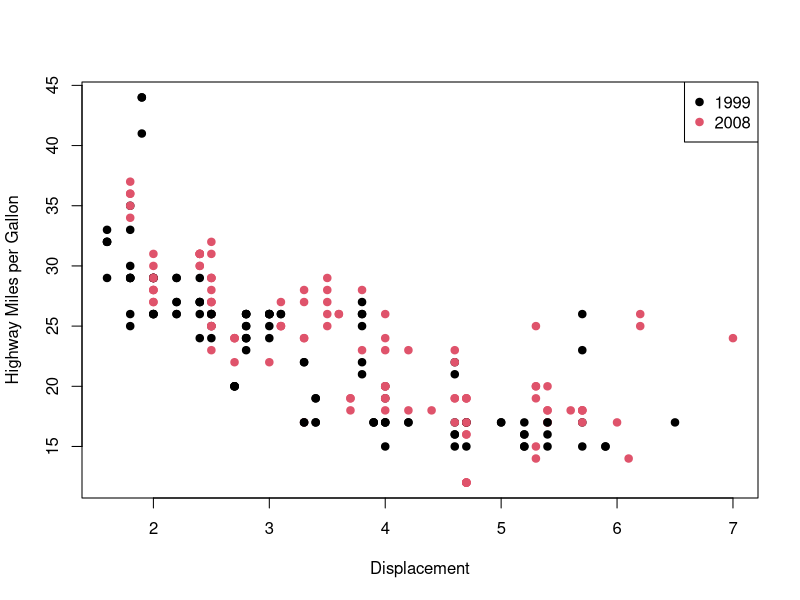

Here is the R script that generated this plot:
## ---- chunk 1
# Set a CRAN mirror for package installations
options(repos = c(CRAN = "https://cran.rstudio.com/"))
# Load necessary libraries
library(emmeans)
## ---- chunk 2
# Load the ggplot2 package to access the mpg dataset
library(ggplot2)

# Load the mpg dataset explicitly
data(mpg)

# Scatter plot with base R
plot(mpg$displ, mpg$hwy, col = as.factor(mpg$year), 
     xlab = "Displacement", ylab = "Highway Miles per Gallon", pch = 19)

# Add a legend to differentiate the years
legend("topright", legend = unique(mpg$year), col = unique(as.factor(mpg$year)), pch = 19)

# Use base R to filter the data where cyl equals 8
subset(mpg, cyl == '8')

## ---- chunk 3
# 1. Input the dimensions of the cylinder
height <- 3.2
radius <- 5.5

# 2. Use the formula to calculate the volume of a cylinder
volume <- pi * radius^2 * height

# 3. Round volume to 2 decimal places
rounded_volume <- round(volume, 2)

# Display the answer
rounded_volume

## ---- chunk 4
# Load the pwr package
library(pwr)

# Example: Calculate the required sample size (n)
# Using an effect size (d) of 0.5, power of 0.8, and significance level of 0.05
pwr.t.test(d = 0.5, power = 0.8, sig.level = 0.05, type = "two.sample")
## ---- chunk 5
# Your R code goes here
set.seed(123)
matrix_with_na <- matrix(sample(c(NA, 1:9), 9, replace = TRUE), nrow = 3)
copy_of_original <- matrix_with_na
matrix_with_na[1, 2] <- NA
matrix_with_na[2, 3] <- NA
matrix_with_na[3, 1] <- NA
print("Original Matrix with NAs:")
print(matrix_with_na)
list_with_values <- as.list(as.character(matrix(1:9, nrow = 3)))
print(list_with_values)
for (i in 1:3) {
  for (j in 1:3) {
    if (is.na(matrix_with_na[i, j])) {
      matrix_with_na[i, j] <- list_with_values[[(i - 1) * 3 + j]]
    }
  }
}
print("Matrix after filling NAs:")
print(matrix_with_na)
mean_matrix <- mean(copy_of_original, na.rm = TRUE)
mean_of_original_copy <- mean(copy_of_original, na.rm = TRUE)
print("Mean of original matrix copy (with NAs removed):")
print(mean_of_original_copy)
print("Mean of filled matrix:")
print(mean_matrix)
## ---- chunk 6
# Load necessary package
install.packages('emmeans')
library(emmeans)



run_anova_posthoc <- function() {
  # Perform ANOVA on the iris dataset
  anova_result <- aov(Sepal.Length ~ Species, data = iris)
  
  # Perform post-hoc test using emmeans
  posthoc_result <- emmeans(anova_result, pairwise ~ Species)
  
  # Extract comparisons as a data frame
  comparisons <- as.data.frame(posthoc_result$contrasts)
  
  # Creating the output data frame with correct column names
  comparisons_df <- data.frame(Species_Comparison = comparisons$contrast,
                               Estimate = comparisons$estimate,
                               P_Value = comparisons$p.value)
  
  return(comparisons_df)
}

run_anova_posthoc()

## ---- chunk 7
# Load necessary package for data wrangling
install.packages('dplyr')
library(dplyr)  # The dplyr package helps with data manipulation like grouping and summarizing data.

# Step 1: Calculate the overall mean of Sepal Length
overall_mean <- mean(iris$Sepal.Length)
# `mean()` is a base R function that calculates the average of all Sepal Length values.

# Step 2: Calculate the mean Sepal Length for each Species
species_means <- iris %>%
  group_by(Species) %>%            # `group_by()` (from dplyr) organizes data by Species.
  summarise(mean_sepal_length = mean(Sepal.Length))  # `summarise()` calculates the mean Sepal Length for each Species group.

# Step 3: Calculate the Total Sum of Squares (SST)
sst <- sum((iris$Sepal.Length - overall_mean)^2)
# The total sum of squares (SST) is calculated by squaring the differences between each Sepal Length and the overall mean, then adding them up.

# Step 4: Calculate the Sum of Squares Between Groups (SSB)
ssb <- sum(table(iris$Species) * (species_means$mean_sepal_length - overall_mean)^2)
# `table(iris$Species)` counts the number of each Species, and we multiply these counts by the squared differences between each Species mean and the overall mean.

# Step 5: Calculate the Sum of Squares Within Groups (SSW)
ssw <- sum((iris %>% 
              left_join(species_means, by = "Species") %>%  # `left_join()` (from dplyr) combines the species means with the original data based on Species.
              mutate(squared_diff = (Sepal.Length - mean_sepal_length)^2))$squared_diff)
# Here, `mutate()` (from dplyr) creates a new column for each row showing the squared difference between Sepal Length and the Species mean.

# Step 6: Calculate the Degrees of Freedom
df_between <- length(unique(iris$Species)) - 1  # Degrees of freedom between groups (number of species - 1)
df_within <- nrow(iris) - length(unique(iris$Species))  # Degrees of freedom within groups (total rows - number of species)

# Step 7: Calculate the Mean Squares
ms_between <- ssb / df_between  # Mean square between groups is the SSB divided by df_between.
ms_within <- ssw / df_within    # Mean square within groups is the SSW divided by df_within.

# Step 8: Calculate the F Statistic
f_statistic <- ms_between / ms_within
f_statistic  # Print the F statistic

## ---- chunk 8
# Step 1: Calculate the overall mean of Sepal Length
overall_mean <- mean(iris$Sepal.Length)
# The `mean()` function calculates the average value of Sepal Length for all flowers in the dataset.

# Step 2: Calculate the Sum of Squares Total (SST)
sst <- sum((iris$Sepal.Length - overall_mean)^2)
# Here, we subtract the overall mean from each Sepal Length value, square the differences, and then add them up with `sum()`.
# `sum()` adds up all the squared differences to get the total variation (SST) across all data points.

# Print the Sum of Squares Total
sst

## ---- chunk 9
# Step 1: Create a nested list with three levels
my_list <- list(
  list(
    list(1, 2, 3),      # First nested list at the deepest level
    list(4, 5, 6)       # Second nested list at the deepest level
  ),
  list(
    list(7, 8, 9),      # Third nested list at the deepest level
    list(10, 11, 12)    # Fourth nested list at the deepest level
  )
)

# Step 2: Access a specific element from within the deepest level
# For example, I want to access the number 11 from the deepest level

element <- my_list[[2]][[2]][[2]]
# Explanation of indexing:
# - my_list[[2]] selects the second top-level element in my_list.
# - [[2]] within that element selects the second list within the second top-level list.
# - [[2]] within that sub-list selects the second element within the second list, which is 11.

# Print the accessed element
element
